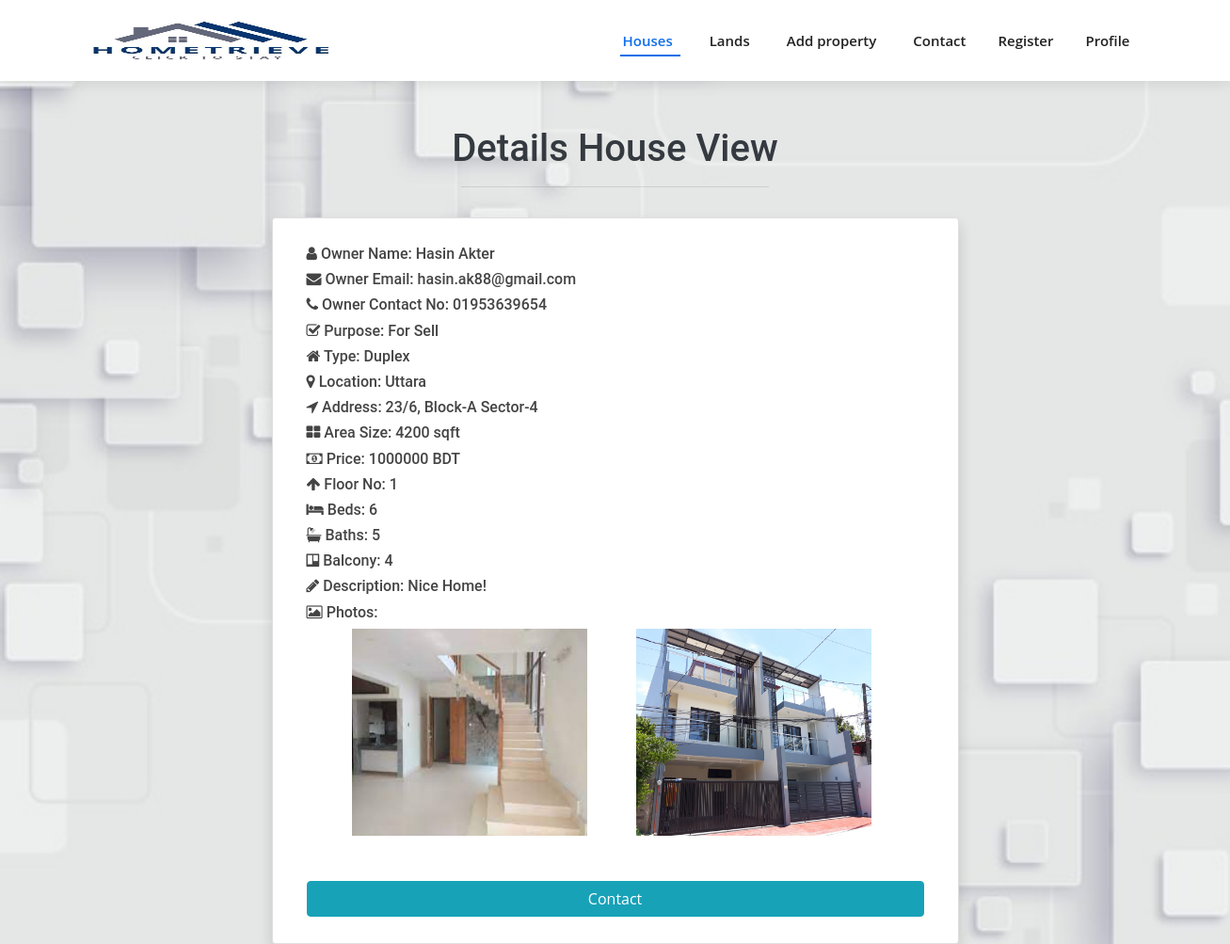
The page /view_house_details.php?id=11 (signed in) on the database its author committed.
### tables this page shows
CREATE TABLE `houses` (
  `id` int(6) NOT NULL,
  `user_id` int(6) NOT NULL,
  `owner_name` varchar(255) NOT NULL,
  `owner_email` varchar(255) NOT NULL,
  `owner_contact` varchar(255) NOT NULL,
  `purpose` varchar(255) NOT NULL,
  `type` varchar(255) NOT NULL,
  `location` varchar(255) NOT NULL,
  `address` varchar(255) NOT NULL,
  `area_size` varchar(255) NOT NULL,
  `price` varchar(255) NOT NULL,
  `floor_no` varchar(255) NOT NULL,
  `beds` int(5) NOT NULL,
  `baths` int(5) NOT NULL,
  `balcony` int(5) NOT NULL,
  `description` text NOT NULL,
  `tier` varchar(255) NOT NULL
);

CREATE TABLE `house_image` (
  `house_id` int(6) NOT NULL,
  `image` varchar(255) NOT NULL
);

### view_house_details.php (the view, shortened to what this page needs)
<?php
include 'connection.php';
$h_id =  $_GET['id'];
    $sql = "SELECT *
    FROM houses
    WHERE id='$h_id'";
    $result = mysqli_query($conn,$sql);
    $row = mysqli_fetch_array($result)
?>
<!DOCTYPE html>
<html lang="en" dir="ltr">
  <head>
    <link rel="stylesheet" href="https://maxcdn.bootstrapcdn.com/bootstrap/4.5.2/css/bootstrap.min.css">
    <link href="//maxcdn.bootstrapcdn.com/bootstrap/4.0.0/css/bootstrap.min.css" rel="stylesheet" id="bootstrap-css">
    <link rel="stylesheet" href="https://cdnjs.cloudflare.com/ajax/libs/font-awesome/4.7.0/css/font-awesome.min.css">
    <link href="css/style.css" rel="stylesheet">
   </head>
<body>
  <header id="header" class="d-flex align-items-center">
    <div class="container d-flex align-items-center justify-content-between">
      <a href="index.php" class="logo"><img src="assets/image/logo1c.jpeg" alt="Hometrieve"></a>
      <nav id="navbar" class="navbar">
        <ul>
          <li class="dropdown"><a class="nav-link scrollto active" href="#team"><span>Houses</span> <i class="bi bi-chevron-down"></i></a>
          </li>
          <li class="dropdown"><a href="#team"><span>Lands</span> <i class="bi bi-chevron-down"></i></a>
          </li>
          <li class="dropdown"><a href="#team"><span>Add property</span> <i class="bi bi-chevron-down"></i></a>
          </li>
          <li><a class="nav-link " href="contact_us.php">Contact</a></li>
          <li><a class="nav-link " href="signup.php">Register</a></li>
          <?php
          if (empty($_SESSION['logged_in'])) echo '<li><a class="nav-link scrollto" href="login.php">Login</a></li>';
          else {
            echo '<li class="dropdown"><a href="#team"><span>Profile</span><i class="bi bi-chevron-down"></i></a>
            <ul style="text-align:center;">
                <li><span>Welcome</span></li>
                <li><span>' . $username . '</span></li>
                <li><a href="user_profile.php">Profile</a></li>
                <li><a href="logout.php">Logout</a></li>
              </ul>
          </li>';
          }
          ?>
        </ul>
      </nav>
    </div>
  </header>
   <h1 class="text-center text-dark text-capitalize pt-5">Details House View</h1>
                <hr class="w-25 pt-3">
   <div class="container">
    <div class="row">
        <div class="col-lg-8 mx-auto">
            <ul class="list-group shadow">
                <li class="list-group-item">
                    <div class="media align-items-lg-center flex-column flex-lg-row p-3">
                        <div class="media-body order-2 order-lg-1">
                            <h6><i class="fa fa-user"></i> Owner Name: <?php echo $row['owner_name']; ?></h6>
                            <h6><i class="fa fa-envelope"></i> Owner Email: <?php echo $row['owner_email']; ?></h6>
                            <h6><i class="fa fa-phone"></i> Owner Contact No: <?php echo $row['owner_contact']; ?></h6>
                            <h6><i class="fa fa-check-square-o"></i> Purpose: <?php echo $row['purpose']; ?></h6>
                            <h6><i class="fa fa-home"></i> Type: <?php echo $row['type']; ?></h6>
                            <h6><i class="fa fa-map-marker"></i> Location: <?php echo $row['location']; ?></h6>
                            <h6><i class="fa fa-location-arrow"></i> Address: <?php echo $row['address']; ?></h6>
                            <h6><i class="fa fa-th-large"></i> Area Size: <?php echo $row['area_size']; ?> sqft</h6>
                            <h6><i class="fa fa-money"></i> Price: <?php echo $row['price']; ?> BDT</h6>
                            <h6><i class="fa fa-arrow-up"></i> Floor No: <?php echo $row['floor_no']; ?></h6>
                            <h6><i class="fa fa-bed"></i> Beds: <?php echo $row['beds']; ?></h6>
                            <h6><i class="fa fa-bath"></i> Baths: <?php echo $row['baths']; ?></h6>
                            <h6><i class="fa fa-trello"></i> Balcony: <?php echo $row['balcony']; ?></h6>
                            <h6><i class="fa fa-pencil"></i> Description: <?php echo $row['description']; ?></h6>
                            <h6><i class="fa fa-picture-o"></i> Photos:</h6>
                        <?php
                            $sql = "SELECT image
                            FROM house_image
                            WHERE house_id='$h_id'";
                            $result1 = mysqli_query($conn,$sql);
                            while($rows_img = mysqli_fetch_array($result1))
                            {
                        ?>
                            <img src="assets/uploads/<?php echo $rows_img['image']; ?>" alt="Generic placeholder image" width="200" class="ml-lg-5 order-1 order-lg-2">
                        <?php
                            }
                        ?>
                            <div class="row mt-5">
                                <div class="col-md-12">
                                    <button type="submit" onclick="window.location = 'contact_owner.php?id=<?php echo $h_id ?>';" class="btn btn-info btn-block"> Contact  </button>
                                </div>
                            </div>
                        </div>
                    </div>
                </li>
            </ul>
        </div>
    </div>
</div>
</body>
</html>

### css/style.css (style rules this page uses)
body { font-family: "Open Sans", sans-serif; color: #444444; overflow-x: hidden; }
a { color: #106eea; text-decoration: none; }
h1, h2, h3, h4, h5, h6 { font-family: "Roboto", sans-serif; }
#header { background: #fff; transition: all 0.5s; z-index: 997; height: 86px; box-shadow: 0px 2px 15px rgba(0, 0, 0, 0.1); }
#header .logo { font-size: 30px; margin: 0; padding: 0; line-height: 1; font-weight: 600; letter-spacing: 0.8px; font-family: "Poppins", sans-serif; }
#header .logo img { max-height: 40px; }
.navbar { padding: 0; }
.navbar ul { margin: 0; padding: 0; display: flex; list-style: none; align-items: center; }
.navbar li { position: relative; }
.navbar > ul > li { white-space: nowrap; padding: 10px 0 10px 28px; }
.navbar a { display: flex; align-items: center; justify-content: space-between; padding: 0 3px; font-size: 15px; font-weight: 600; color: #222222; white-space: nowrap; transition: 0.3s; position: relative; }
.navbar > ul > li > a:before { content: ""; position: absolute; width: 100%; height: 2px; bottom: -6px; left: 0; background-color: #106eea; visibility: hidden; width: 0px; transition: all 0.3s ease-in-out 0s; }
.navbar a:hover:before, .navbar li:hover > a:before, .navbar .active:before { visibility: visible; width: 100%; }
.navbar a:hover, .navbar .active, .navbar li:hover > a { color: #106eea; }

### view_house_details.php (style rules this page uses)
body { background-image: url('assets/image/ambulancesigncover.jpg'); background-repeat: no-repeat; background-attachment: fixed; background-size: cover; }
img { height: 220px; width: 250px }

### rows shown on the page
houses: owner_name "Hasin Akter", owner_email "hasin.ak88@gmail.com", owner_contact "01953639654", purpose "For Sell", type "Duplex", location "Uttara", address "23/6, Block-A Sector-4", area_size "4200", price "1000000", floor_no "1", beds "6", baths "5", balcony "4", description "Nice Home!"
house_image: image (picture)
house_image: image (picture)
